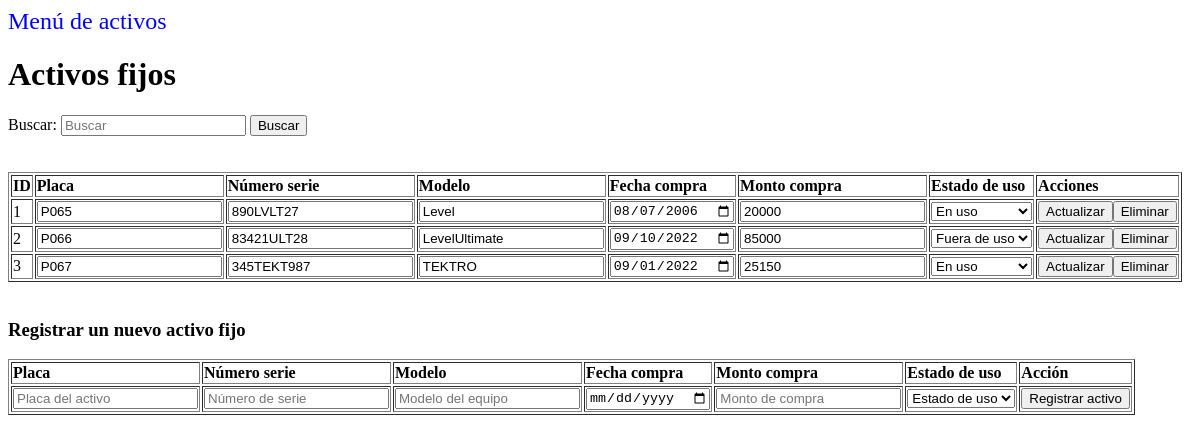
Screenshot of /view/listarActivosFijos.php with the database file from the repository.
### tables this page shows
CREATE TABLE `tbactivofijo` (
  `tbactivofijoid` tinyint(4) NOT NULL,
  `tbactivofijoplaca` varchar(50) NOT NULL,
  `tbactivofijoserie` varchar(50) NOT NULL,
  `tbactivofijomodelo` varchar(100) NOT NULL,
  `tbactivofijofechacompra` date NOT NULL,
  `tbactivofijomontocompra` float NOT NULL,
  `tbactivofijoestadouso` varchar(100) NOT NULL,
  `tbactivofijoactivo` tinyint(4) NOT NULL
);

### data/activoFijoData.php (called while the page is built, shortened)
<?php
include '../domain/activoFijo.php';
class ActivoFijoData extends Data {
    public function buscarActivoFijo($palabra){
        $conn = mysqli_connect($this->server, $this->user, $this->password, $this->db);
        $conn->set_charset('UTF8');
        $querySelect = "SELECT * FROM tbactivofijo WHERE tbactivofijoid LIKE '%$palabra%'
                        OR tbactivofijoplaca LIKE '%$palabra%' OR tbactivofijoserie LIKE '%$palabra%'
                        OR tbactivofijomodelo LIKE '%$palabra%' OR tbactivofijofechacompra LIKE '%$palabra%'
                        OR tbactivofijomontocompra LIKE '%$palabra%' OR tbactivofijoestadouso LIKE '%$palabra%';";
        $result = mysqli_query($conn, $querySelect);
        $ActivosFijos = [];
        while ($row = mysqli_fetch_array($result)) {
            if($row['tbactivofijoactivo'] == 1){
                $currentDireccion = new ActivoFijo($row['tbactivofijoid'], $row['tbactivofijoplaca'],
                                                    $row['tbactivofijoserie'], $row['tbactivofijomodelo'],
                                                    $row['tbactivofijofechacompra'], $row['tbactivofijomontocompra'],
                                                    $row['tbactivofijoestadouso'], $row['tbactivofijoactivo']);
                array_push($ActivosFijos, $currentDireccion);
            }
        }
        return $ActivosFijos;
    }
}

### business/activoFijoBusiness.php (called while the page is built, shortened)
<?php
include '../data/activoFijoData.php';
class ActivoFijoBusiness {
    public function ActivoFijoBusiness() {
        $this->ActivoFijoData = new ActivoFijoData();
    }
    public function buscar($palabra) {
        return $this->ActivoFijoData->buscarActivoFijo($palabra);
    }
}

### domain/activoFijo.php (called while the page is built, shortened)
<?php
class ActivoFijo{
    private $idActivo;
    private $placa;
    private $serie;
    private $modelo;
    private $fechaCompra;
    private $montoCompra;
    private $estadoUso;
    private $activo;
    function ActivoFijo($idActivo,$placa,$serie,$modelo,$fechaCompra,$montoCompra,$estadoUso,$activo){
        $this->idActivo = $idActivo;
        $this->placa = $placa;
        $this->serie = $serie;
        $this->modelo = $modelo;
        $this->fechaCompra = $fechaCompra;
        $this->montoCompra = $montoCompra;
        $this->estadoUso = $estadoUso;
        $this->activo = $activo;
    }
    public function getIdActivo(){
        return $this->idActivo;
    }
    function getplaca(){
        return $this->placa;
    }
    function getserie(){
        return $this->serie;
    }
    function getmodelo(){
        return $this->modelo;
    }
    function getfechaCompra(){
        return $this->fechaCompra;
    }
    function getMontoCompra(){
       return $this->montoCompra;
    }
    function getestadoUso(){
        return $this->estadoUso;
    }
    function getActivo(){
        return $this->activo;
    }
}
?>

### view/listarActivosFijos.php (the view, shortened to what this page needs)
<?php
include '../business/activoFijoBusiness.php';
?>
<!DOCTYPE html>
<html>
<head>
</head>
<body>
    <a onclick="return confirmarVolverMenuPrincipal()" href="menuListarActivos.php" style="text-decoration: none; color: blue; font-size: 150%;">Menú de activos</a>
    <h1>Activos fijos</h1>
    <form action="" method="post" autocomplete="off">
        <div>
            <label for="campo"> Buscar: </label>
            <input type="text" name="campo" id="campo" placeholder="Buscar">
            <button type="submit" name="buscar" id="buscar" value="buscar">Buscar</button>
        </div>
    </form></br></br>
    <div>
        <?php
        $campo = $_POST['campo'];
        $activoBusiness = new ActivoFijoBusiness();
        $activos = $activoBusiness->buscar($campo);
        if (!empty($activos)) {
        ?>
            <table border="1">
                <thead style="text-align: left;">
                    <tr>
                        <th>ID</th>
                        <th>Placa</th>
                        <th>Número serie</th>
                        <th>Modelo</th>
                        <th>Fecha compra</th>
                        <th>Monto compra</th>
                        <th>Estado de uso</th>
                        <th>Acciones</th>
                    </tr>
                </thead>
                <tbody>
                    <?php
                    foreach ($activos as $row) {
                        if ($row->getActivo() == 1) {
                            echo '<form  method="POST" enctype="multipart/form-data" action="../business/activoFijoAction.php">';
                            echo '<tr>';
                            echo '<td>' . $row->getIdActivo() . '</td>';
                            echo '<td><input  type="text" name="placa" id="placa" value="' . $row->getPlaca() . '"/></td>';
                            echo '<td><input  type="text" name="serie" id="serie" value="' . $row->getSerie() . '"/></td>';
                            echo '<td><input type="text" name="modelo" id="modelo" value="' . $row->getModelo() .  '"/></td>';
                            echo '<td><input type="date" name="fechaCompra" id="fechaCompra" value="' . $row->getFechaCompra() .  '"/></td>';
                            echo '<td><input type="text" class="mascaramonto" name="montoCompra" id="montoCompra" value="'. $row->getMontoCompra() . '"/></td>';
                            echo '<td><select name="estadoUso" id="estadoUso">
                                    <option value="' . $row->getEstadoUso() .  '">' . $row->getEstadoUso() . '</option>
                                    <option value="En uso">En uso</option>
                                    <option value="Fuera de uso">Fuera de uso</option>
                                </select></td>';
                            echo '<td><input type="submit" name="actualizar" id="actualizar" value="Actualizar" onclick="return confirmarAccionModificar()"/>';
                            echo '<input type="submit" name="eliminar" id="eliminar" value="Eliminar" onclick="return confirmarAccionEliminar()"/></td>';
                            echo '</tr>';
                            echo '</form>';
                        }
                    }
                    ?>
                </tbody>
            </table>
        <?php
        } else {
            echo '<p style="color: red">SIN RESULTADOS: No hay activos fijos registrados!</p>';
        }
        ?>
    </div><br>
    <div>
        <h3>Registrar un nuevo activo fijo</h3>
        <form method="POST" id="direccionform" action="../business/activoFijoAction.php">
            <table border="1">
                <thead style="text-align: left;">
                    <th>Placa</th>
                    <th>Número serie</th>
                    <th>Modelo</th>
                    <th>Fecha compra</th>
                    <th>Monto compra</th>
                    <th>Estado de uso</th>
                    <th>Acción</th>
                </thead>
                <tbody>
                    <td><input type="text" name="placa" placeholder="Placa del activo"></td>
                    <td><input type="text" name="serie" placeholder="Número de serie"></td>
                    <td><input type="text" name="modelo" placeholder="Modelo del equipo"></td>
                    <td><input type="date" name="fechaCompra"></td>
                    <td><input type="text" class="mascaramonto" name="montoCompra" placeholder="Monto de compra"></td>
                    <td>
                        <select name="estadoUso">
                            <option value="" selected disabled hidden>Estado de uso</option>
                        </select>
                    </td>
                    <td><button type="submit" name="insertar" id="insertar" value="insertar">Registrar activo</button></td>
            </table>
        </form>
    </div>
</body>
</html>

### rows the page displays
tbactivofijo: tbactivofijoid "1", placa "P065", serie "890LVLT27", modelo "Level", fechaCompra "08/07/2006", montoCompra "20000", estadoUso "En uso"
tbactivofijo: tbactivofijoid "2", placa "P066", serie "83421ULT28", modelo "LevelUltimate", fechaCompra "09/10/2022", montoCompra "85000", estadoUso "Fuera de uso"
tbactivofijo: tbactivofijoid "3", placa "P067", serie "345TEKT987", modelo "TEKTRO", fechaCompra "09/01/2022", montoCompra "25150", estadoUso "En uso"
